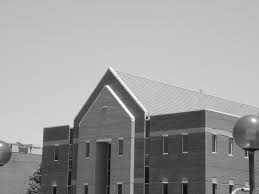
%> input picture i2.jpg, 259 x 194 px
$ octave SaltAndPepperBarGraph.m   (GNU Octave 9; MATLAB toolbox functions it lacks are replaced by stand-ins)
%> lines starting %> are read from the running program, lines starting %| are printed output that depends on the picture
### psnr.m
function PSNR = psnr(distImg, origImg)

            origImg = double(origImg);
            distImg = double(distImg);

            [M N] = size(origImg);
            error = origImg - distImg;
            MSE = sum(sum(error .* error)) / (M * N);

            if(MSE > 0)
            PSNR = 10*log(255*255/MSE) / log(10);
            else
            PSNR = 99;
            end

end

### SaltAndPepperBarGraph.m

     clear all;
     close all;
     clc;
   zh = imread('i2.jpg');
%> zh is the input picture: size 194x259x3 uint8; min 7, max 255, mean 155.5
    zh1 = rgb2gray(zh);

     j1 = imnoise(zh1,'salt & pepper', 0.01);
     j2 = imnoise(zh1,'salt & pepper', 0.02);
     j3 = imnoise(zh1,'salt & pepper', 0.03);

    k1 = filter2(fspecial('average', 3), j1)/255;
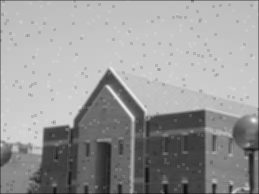
%> k1: size 194x259 double; min 0.0444, max 0.947, mean 0.605
    k2 = filter2(fspecial('average', 3), j2)/255;
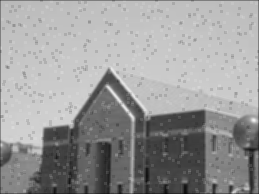
%> k2: size 194x259 double; min 0.0444, max 0.947, mean 0.604
    k3 = filter2(fspecial('average', 3), j3)/255;
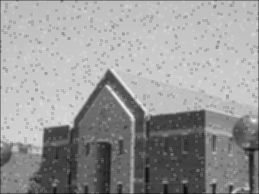
%> k3: size 194x259 double; min 0.037, max 0.95, mean 0.603

    l1= medfilt2(j1, [3 3]);
    l2 = medfilt2(j2, [3 3]);
    l3 = medfilt2(j3, [3 3]);

    m1= wiener2(j1, [3 3]);
    m2= wiener2(j2, [3 3]);
    m3= wiener2(j3, [3 3]);

   [psnrj1]=psnr(j1,zh1);
%> in psnr, `MSE = sum(sum(error .* error)) / (M * N);`: MSE = 190.8
%> in psnr, `PSNR = 10*log(255*255/MSE) / log(10);`: PSNR = 25.33
%> psnrj1 = 25.33
   [psnrj2]=psnr(j2,zh1);
%> in psnr (call 2), `error = origImg - distImg;`:
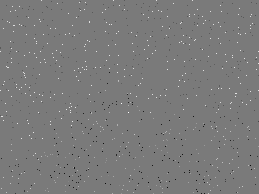
%> error: size 194x259 double; min -234, max 255, mean 0.6; drawn with min black and max white
%> in psnr (call 2), `MSE = sum(sum(error .* error)) / (M * N);`: MSE = 391.5
%> in psnr (call 2), `PSNR = 10*log(255*255/MSE) / log(10);`: PSNR = 22.2
%> psnrj2 = 22.2
   [psnrj3]=psnr(j3,zh1);
%> in psnr (call 3), `error = origImg - distImg;`:
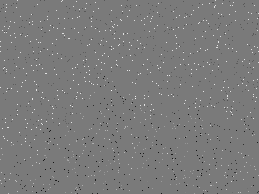
%> error: size 194x259 double; min -235, max 255, mean 0.9; drawn with min black and max white
%> in psnr (call 3), `MSE = sum(sum(error .* error)) / (M * N);`: MSE = 584.8
%> in psnr (call 3), `PSNR = 10*log(255*255/MSE) / log(10);`: PSNR = 20.46
%> psnrj3 = 20.46

   [psnrk1]=psnr(k1,zh1);
%> psnrk1 = 3.82
   [psnrk2]=psnr(k2,zh1);
%> psnrk2 = 3.82
   [psnrk3]=psnr(k3,zh1);
%> psnrk3 = 3.82

   [psnrl1]=psnr(l1,zh1);
%> in psnr (call 7), `error = origImg - distImg;`:
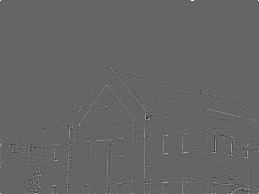
%> error: size 194x259 double; min -126, max 190, mean 0.3; drawn with min black and max white
%> in psnr (call 7), `MSE = sum(sum(error .* error)) / (M * N);`: MSE = 41.38
%> in psnr (call 7), `PSNR = 10*log(255*255/MSE) / log(10);`: PSNR = 31.96
%> psnrl1 = 31.96
   [psnrl2]=psnr(l2,zh1);
%> psnrl2 = 32.14
   [psnrl3]=psnr(l3,zh1);
%> psnrl3 = 31.93

   [psnrm1]=psnr(m1,zh1);
%> psnrm1 = 25.96
   [psnrm2]=psnr(m2,zh1);
%> psnrm2 = 23.41
   [psnrm3]=psnr(m3,zh1);
%> psnrm3 = 22.09


   x= [1,2,3,4,5,6,7,8,9,10,11,12,13,14];
   y= [psnrj1,psnrk1,psnrl1,psnrm1, 0,psnrj2,psnrk2,psnrl2, psnrm2,0, psnrj3, psnrk3,psnrl3,psnrm3 ];
%> y = [25.33 3.82 31.96 25.96 0 22.2 3.82 32.14 23.41 0 20.46 3.82 31.93 22.09]

   bar(x,y), xlabel('Digital Images'), ylabel('PSNR'), title('Salt and pepper Bar Graph');
%> after `title('Salt and pepper Bar Graph')`:
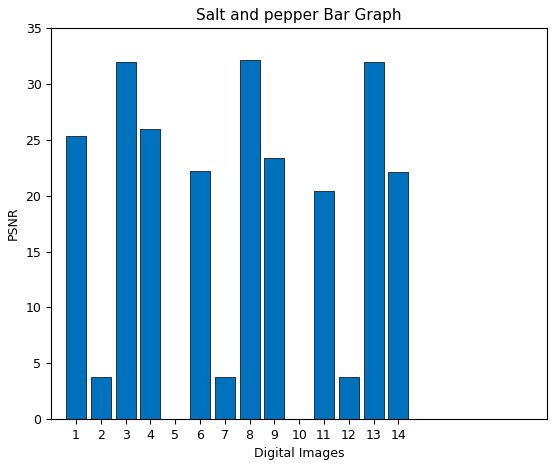
%> figure redrawn from the program's plot data; tallest bar 32.14 high, from x = 7.6 to 8.4

$ run again, with i1.jpg copied over i2.jpg
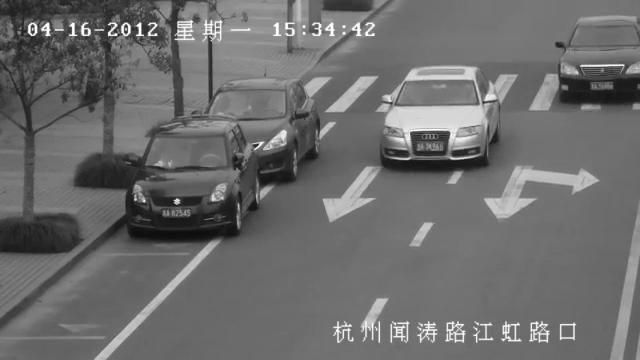
%> input picture i1.jpg, 640 x 360 px
%> zh is the input picture: size 360x640 uint8; min 12, max 255, mean 108.7
%> MSE = 182.1
%> PSNR = 25.53
%> psnrj2 = 22.64
%> psnrj3 = 20.9
%> psnrk1 = 7.04
%> in psnr (call 7), `error = origImg - distImg;`:
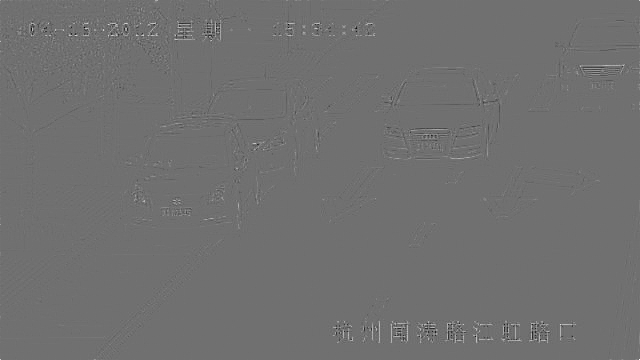
%> error: size 360x640 double; min -121, max 154, mean 0.2; drawn with min black and max white
%> MSE = 35.89
%> PSNR = 32.58
%> psnrl2 = 32.5
%> psnrl3 = 32.4
%> psnrm1 = 26.37
%> psnrm2 = 24.13
%> psnrm3 = 22.93
%> y = [25.53 7.04 32.58 26.37 0 22.64 7.04 32.5 24.13 0 20.9 7.04 32.4 22.93]
%> `title('Salt and pepper Bar Graph')`:
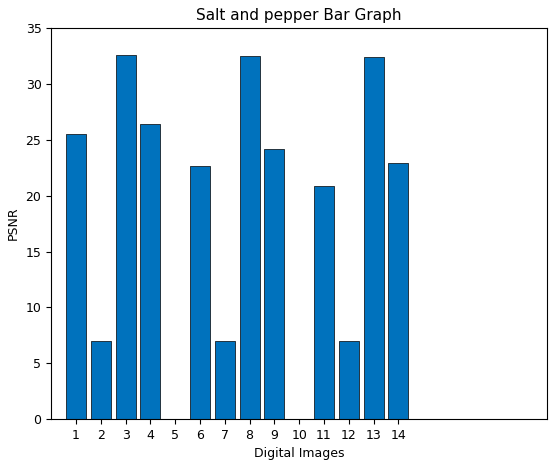
%> figure redrawn from the program's plot data; tallest bar 32.58 high, from x = 2.6 to 3.4
